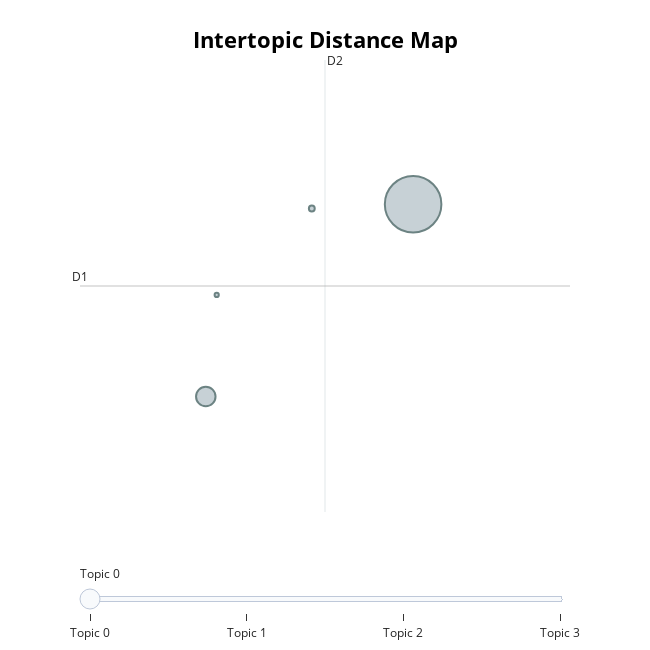

This figure's notebook cell:
### Code cell
# Visualize topics
topic_model.visualize_topics()

### Figure 1 — Plotly figure (JSON) as saved in the notebook; plotly's stock layout.template omitted (floating-point values rounded to 4 significant figures)
{"data": [{"customdata": [[0, "food | benefits | month | income | card", 5587], [1, "gtgt | looms | cliff |  | ", 664], [2, "california | county | state | diego | texas", 60], [3, "title | suppose | anyone | end | sure", 31]], "hovertemplate": "<b>Topic %{customdata[0]}</b><br>%{customdata[1]}<br>Size: %{customdata[2]}", "legendgroup": "", "marker": {"color": "#B0BEC5", "line": {"color": "DarkSlateGrey", "width": 2}, "size": [5587, 664, 60, 31], "sizemode": "area", "sizeref": 3.492, "symbol": "circle"}, "mode": "markers", "name": "", "orientation": "v", "showlegend": false, "type": "scatter", "x": [8.192, 6.569, 7.399, 6.654], "xaxis": "x", "y": [7.411, 5.931, 7.379, 6.713], "yaxis": "y"}], "layout": {"annotations": [{"showarrow": false, "text": "D1", "x": 5.583, "y": 6.782, "yshift": 10}, {"showarrow": false, "text": "D2", "x": 7.502, "xshift": 10, "y": 8.523}], "height": 650, "hoverlabel": {"bgcolor": "white", "font": {"family": "Rockwell", "size": 16}}, "legend": {"itemsizing": "constant", "tracegroupgap": 0}, "margin": {"t": 60}, "shapes": [{"line": {"color": "#CFD8DC", "width": 2}, "type": "line", "x0": 7.502, "x1": 7.502, "y0": 5.041, "y1": 8.523}, {"line": {"color": "#9E9E9E", "width": 2}, "type": "line", "x0": 5.583, "x1": 9.421, "y0": 6.782, "y1": 6.782}], "sliders": [{"active": 0, "pad": {"t": 50}, "steps": [{"args": [{"marker.color": [["red", "#B0BEC5", "#B0BEC5", "#B0BEC5"]]}], "label": "Topic 0", "method": "update"}, {"args": [{"marker.color": [["#B0BEC5", "red", "#B0BEC5", "#B0BEC5"]]}], "label": "Topic 1", "method": "update"}, {"args": [{"marker.color": [["#B0BEC5", "#B0BEC5", "red", "#B0BEC5"]]}], "label": "Topic 2", "method": "update"}, {"args": [{"marker.color": [["#B0BEC5", "#B0BEC5", "#B0BEC5", "red"]]}], "label": "Topic 3", "method": "update"}]}], "title": {"font": {"color": "Black", "size": 22}, "text": "<b>Intertopic Distance Map</b>", "x": 0.5, "xanchor": "center", "y": 0.95, "yanchor": "top"}, "width": 650, "xaxis": {"anchor": "y", "domain": [0, 1], "range": [5.583, 9.421], "title": {"text": ""}, "visible": false}, "yaxis": {"anchor": "x", "domain": [0, 1], "range": [5.041, 8.523], "title": {"text": ""}, "visible": false}}}
